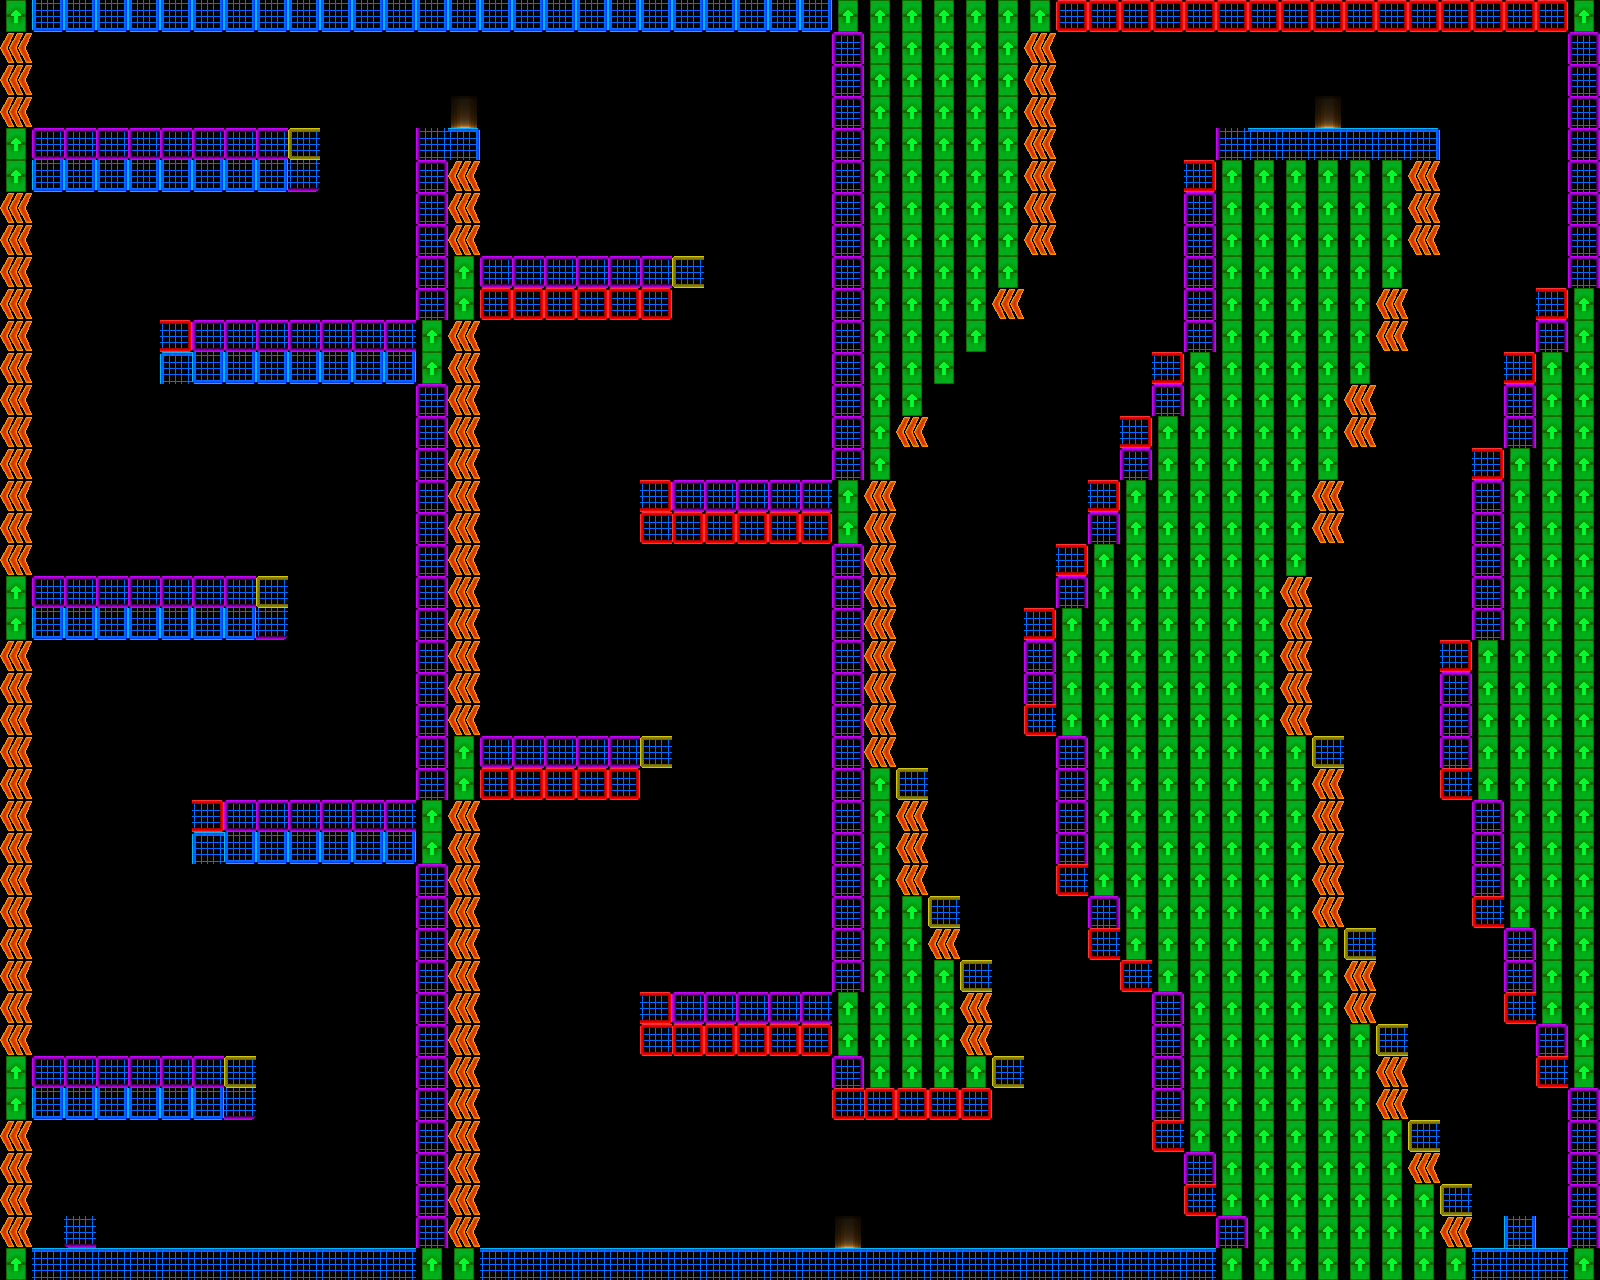

Below is a game level as drawn by its tile map, then a one-line description and the .tmx that defines it (tile-layer data replaced by summaries):
An orthogonal 50x40 tile map with 32x32 px tiles, 1 tile layer (Livello tile 1) and 69 objects.

<map version="1.0" orientation="orthogonal" renderorder="right-down" width="50" height="40" tilewidth="32" tileheight="32" nextobjectid="72">
 <tileset firstgid="1" name="TestTile" tilewidth="32" tileheight="32" tilecount="117">
  <image source="resources/tiles/TestTile.png" width="416" height="288" />
 </tileset>
 <layer name="Livello tile 1" width="50" height="40">
  <data>[2000 cells, 881 non-empty, 18 distinct tile ids]</data>
 </layer>
 <objectgroup name="Triggers" visible="0">
  <object id="1" x="64" y="1216" width="32" height="32">
   <properties>
    <property name="playerEntrance" value="" />
   </properties>
  </object>
  <object id="2" x="1504" y="1216" width="32" height="32">
   <properties>
    <property name="playerExit" value="Level9" />
   </properties>
  </object>
  <object id="3" x="32" y="1248" width="1536" height="32">
   <properties>
    <property name="blocker" value="t" />
   </properties>
  </object>
  <object id="5" x="32" y="1088" width="224" height="32">
   <properties>
    <property name="blocker" value="rb" />
   </properties>
  </object>
  <object id="6" x="32" y="608" width="256" height="32">
   <properties>
    <property name="blocker" value="rb" />
   </properties>
  </object>
  <object id="7" x="32" y="160" width="288" height="32">
   <properties>
    <property name="blocker" value="rb" />
   </properties>
  </object>
  <object id="8" x="160" y="352" width="256" height="32">
   <properties>
    <property name="blocker" value="lb" />
   </properties>
  </object>
  <object id="9" x="192" y="832" width="224" height="32">
   <properties>
    <property name="blocker" value="lb" />
   </properties>
  </object>
  <object id="10" x="0" y="32" width="32" height="1216">
   <properties>
    <property name="deadly" value="r" />
   </properties>
  </object>
  <object id="11" x="416" y="160" width="64" height="1088">
   <properties>
    <property name="deadly" value="lr" />
   </properties>
  </object>
  <object id="12" x="32" y="128" width="288" height="32">
   <properties>
    <property name="deadly" value="tlr" />
   </properties>
  </object>
  <object id="13" x="160" y="320" width="256" height="32">
   <properties>
    <property name="deadly" value="tlr" />
   </properties>
  </object>
  <object id="14" x="32" y="576" width="256" height="32">
   <properties>
    <property name="deadly" value="tlr" />
   </properties>
  </object>
  <object id="15" x="192" y="800" width="224" height="32">
   <properties>
    <property name="deadly" value="tlr" />
   </properties>
  </object>
  <object id="16" x="32" y="1056" width="224" height="32">
   <properties>
    <property name="deadly" value="tlr" />
   </properties>
  </object>
  <object id="17" x="416" y="128" width="64" height="32">
   <properties>
    <property name="blocker" value="tlr" />
   </properties>
  </object>
  <object id="18" x="448" y="96" width="32" height="32">
   <properties>
    <property name="CheckPoint" value="1" />
   </properties>
  </object>
  <object id="19" x="32" y="0" width="800" height="32">
   <properties>
    <property name="blocker" value="b" />
   </properties>
  </object>
  <object id="20" x="480" y="256" width="224" height="64">
   <properties>
    <property name="deadly" value="tblr" />
   </properties>
  </object>
  <object id="21" x="640" y="480" width="192" height="64">
   <properties>
    <property name="deadly" value="tblr" />
   </properties>
  </object>
  <object id="22" x="480" y="736" width="192" height="64">
   <properties>
    <property name="deadly" value="tblr" />
   </properties>
  </object>
  <object id="23" x="640" y="992" width="192" height="64">
   <properties>
    <property name="deadly" value="tblr" />
   </properties>
  </object>
  <object id="24" x="832" y="32" width="32" height="1056">
   <properties>
    <property name="deadly" value="l" />
   </properties>
  </object>
  <object id="25" x="832" y="1088" width="192" height="32">
   <properties>
    <property name="deadly" value="lrb" />
   </properties>
  </object>
  <object id="26" x="992" y="1056" width="32" height="32">
   <properties>
    <property name="deadly" value="tr" />
   </properties>
  </object>
  <object id="27" x="960" y="960" width="32" height="96">
   <properties>
    <property name="deadly" value="tr" />
   </properties>
  </object>
  <object id="28" x="928" y="896" width="32" height="64">
   <properties>
    <property name="deadly" value="tr" />
   </properties>
  </object>
  <object id="29" x="896" y="768" width="32" height="128">
   <properties>
    <property name="deadly" value="tr" />
   </properties>
  </object>
  <object id="30" x="864" y="480" width="32" height="288">
   <properties>
    <property name="deadly" value="r" />
   </properties>
  </object>
  <object id="31" x="896" y="416" width="32" height="64">
   <properties>
    <property name="deadly" value="rb" />
   </properties>
  </object>
  <object id="32" x="928" y="384" width="32" height="32">
   <properties>
    <property name="deadly" value="rb" />
   </properties>
  </object>
  <object id="33" x="960" y="352" width="32" height="32">
   <properties>
    <property name="deadly" value="rb" />
   </properties>
  </object>
  <object id="34" x="992" y="288" width="32" height="64">
   <properties>
    <property name="deadly" value="rb" />
   </properties>
  </object>
  <object id="35" x="1024" y="32" width="32" height="256">
   <properties>
    <property name="deadly" value="rb" />
   </properties>
  </object>
  <object id="36" x="1216" y="1216" width="32" height="32">
   <properties>
    <property name="deadly" value="l" />
   </properties>
  </object>
  <object id="37" x="1184" y="1152" width="32" height="64">
   <properties>
    <property name="deadly" value="lb" />
   </properties>
  </object>
  <object id="38" x="1152" y="992" width="32" height="160">
   <properties>
    <property name="deadly" value="lb" />
   </properties>
  </object>
  <object id="39" x="1120" y="960" width="32" height="32">
   <properties>
    <property name="deadly" value="lb" />
   </properties>
  </object>
  <object id="40" x="1088" y="896" width="32" height="64">
   <properties>
    <property name="deadly" value="lb" />
   </properties>
  </object>
  <object id="41" x="1056" y="736" width="32" height="160">
   <properties>
    <property name="deadly" value="lb" />
   </properties>
  </object>
  <object id="42" x="1024" y="608" width="32" height="128">
   <properties>
    <property name="deadly" value="lbt" />
   </properties>
  </object>
  <object id="43" x="1056" y="544" width="32" height="64">
   <properties>
    <property name="deadly" value="lt" />
   </properties>
  </object>
  <object id="44" x="1088" y="480" width="32" height="64">
   <properties>
    <property name="deadly" value="lt" />
   </properties>
  </object>
  <object id="45" x="1120" y="416" width="32" height="64">
   <properties>
    <property name="deadly" value="lt" />
   </properties>
  </object>
  <object id="46" x="1152" y="352" width="32" height="64">
   <properties>
    <property name="deadly" value="lt" />
   </properties>
  </object>
  <object id="47" x="1184" y="160" width="32" height="192">
   <properties>
    <property name="deadly" value="lt" />
   </properties>
  </object>
  <object id="48" x="1056" y="0" width="512" height="32">
   <properties>
    <property name="deadly" value="b" />
   </properties>
  </object>
  <object id="49" x="1216" y="128" width="224" height="32">
   <properties>
    <property name="blocker" value="lrt" />
   </properties>
  </object>
  <object id="50" x="1312" y="96" width="32" height="32">
   <properties>
    <property name="CheckPoint" value="1" />
   </properties>
  </object>
  <object id="51" x="832" y="1216" width="32" height="32">
   <properties>
    <property name="CheckPoint" value="1" />
   </properties>
  </object>
  </objectgroup>
</map>
<!-- 19 of 69 objects omitted -->